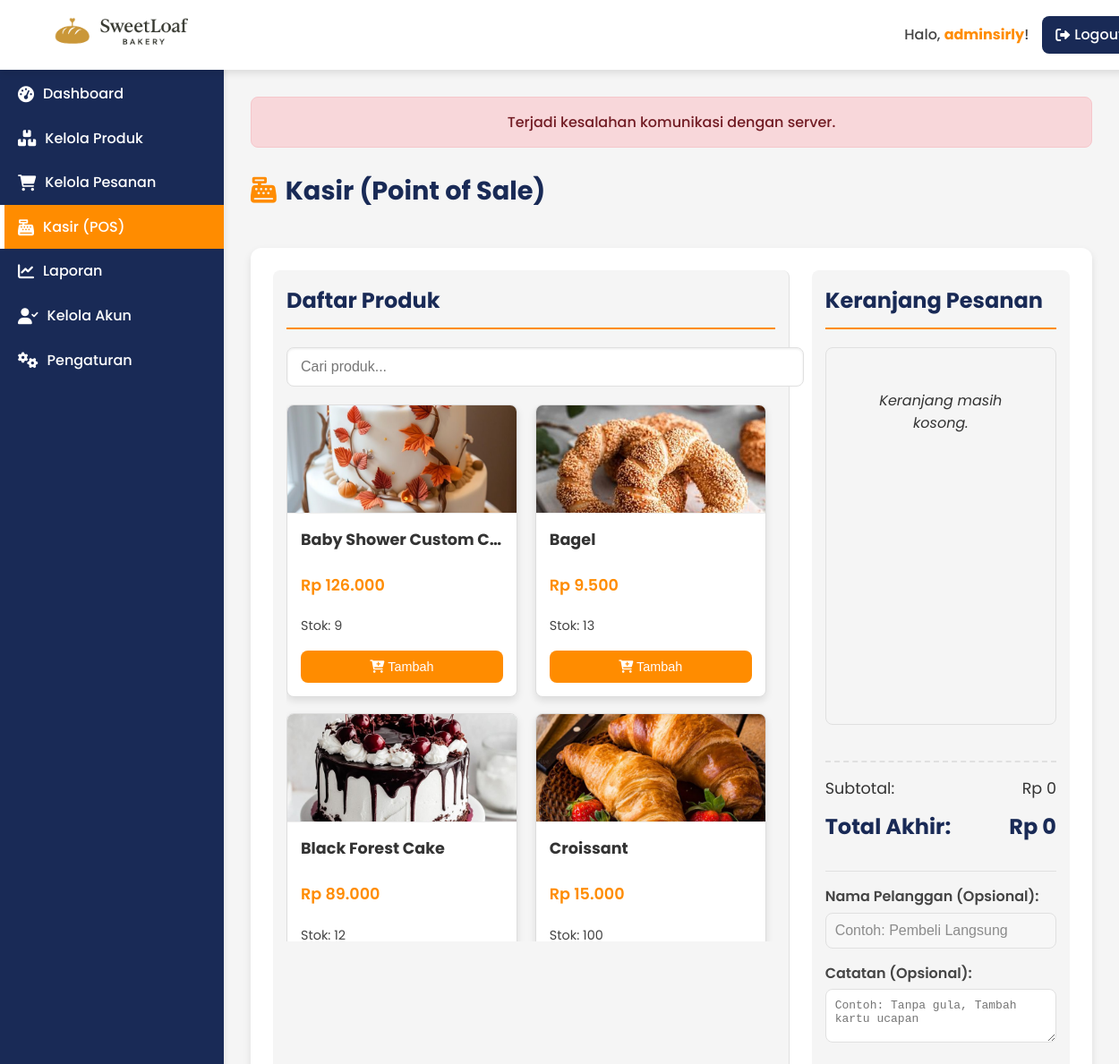
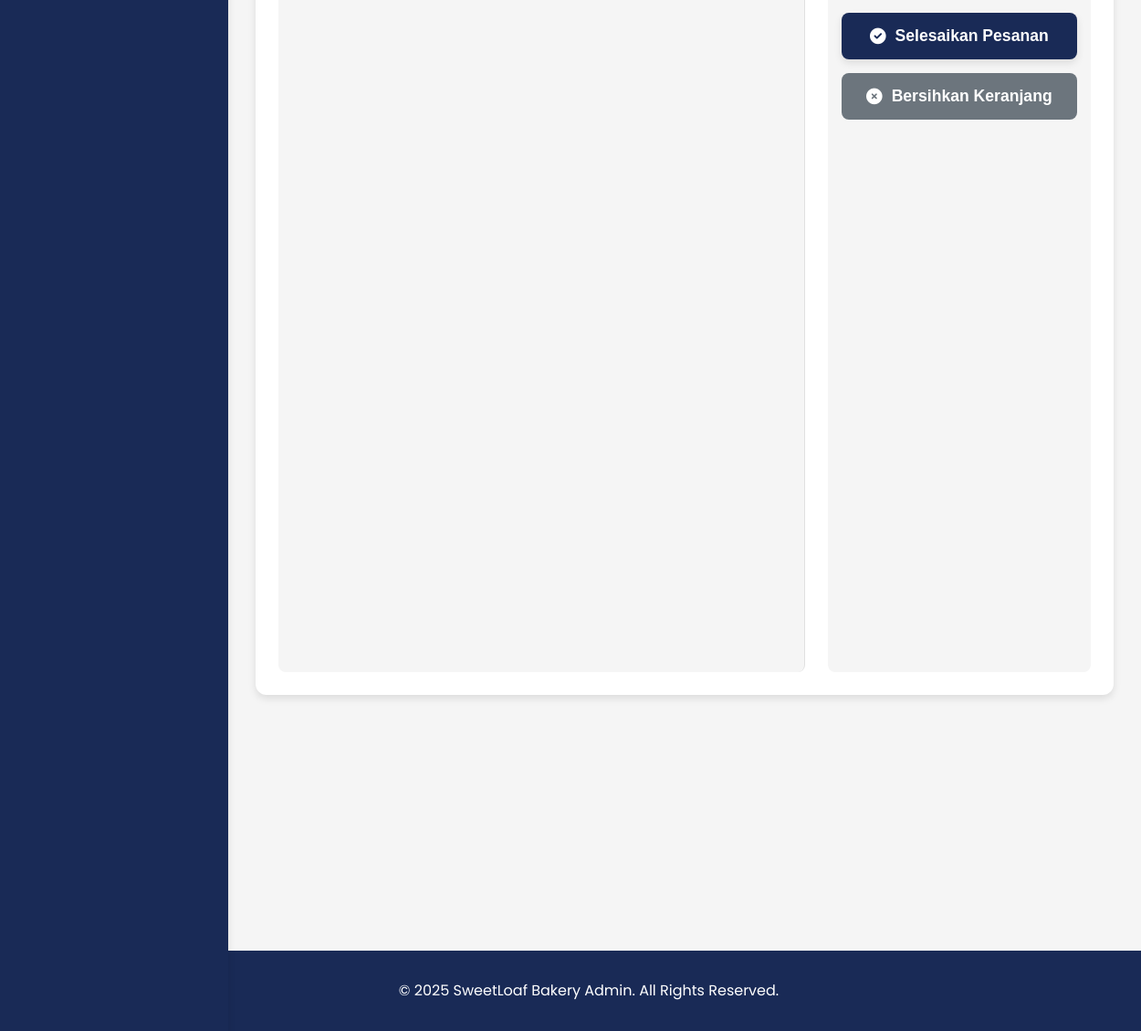
/admin/cashier.php (signed in), run on the app's committed database (2 pictures, top to bottom).
### tables this page shows
CREATE TABLE `products` (
  `id` int NOT NULL,
  `foto` varchar(255) NOT NULL,
  `nama` varchar(255) NOT NULL,
  `deskripsi` text,
  `harga` int NOT NULL,
  `stok` int NOT NULL,
  `created_at` timestamp NOT NULL DEFAULT CURRENT_TIMESTAMP,
  `updated_at` timestamp NOT NULL DEFAULT CURRENT_TIMESTAMP ON UPDATE CURRENT_TIMESTAMP
);

### admin/cashier.php (the view, shortened to what this page needs)
<?php
require_once '../db_connect.php';
$products = [];
try {
    $sql = "SELECT id, foto, nama, harga, stok FROM products WHERE stok > 0 ORDER BY nama ASC";
    $stmt = $conn->prepare($sql);
    $stmt->execute();
    $result = $stmt->get_result();
    if ($result->num_rows > 0) {
        while ($row = $result->fetch_assoc()) {
            $products[] = $row;
        }
    }
} catch (mysqli_sql_exception $e) {
    $message = "Error saat mengambil data produk: " . $e->getMessage();
    $message_type = "danger";
}
?>
<!DOCTYPE html>
<html lang="id">
<head>
    <link rel="stylesheet" href="assets/styles/admin_style.css">
    <link rel="stylesheet" href="https://cdnjs.cloudflare.com/ajax/libs/font-awesome/6.0.0-beta3/css/all.min.css">
</head>
<body>
    <div class="wrapper">
        <?php include_once 'includes/admin_header.php'; ?>
        <?php include_once 'includes/admin_sidebar.php'; ?>
        <main class="admin-main-content">
            <div class="admin-content-header">
                <h1><i class="fas fa-cash-register"></i> Kasir (Point of Sale)</h1>
            </div>
            <div class="cashier-container">
                <div class="product-list-section">
                    <h2>Daftar Produk</h2>
                    <div class="search-bar">
                        <input type="text" id="productSearch" placeholder="Cari produk...">
                    </div>
                    <div class="product-grid">
                        <?php if (!empty($products)): ?>
                            <?php foreach ($products as $product): ?>
                                <div class="product-card" data-id="<?php echo htmlspecialchars($product['id']); ?>" data-nama="<?php echo htmlspecialchars($product['nama']); ?>" data-harga="<?php echo htmlspecialchars($product['harga']); ?>" data-stok="<?php echo htmlspecialchars($product['stok']); ?>">
                                    <?php if (!empty($product['foto']) && file_exists('assets/uploads/products/' . $product['foto'])): ?>
                                        <img src="assets/uploads/products/<?php echo htmlspecialchars($product['foto']); ?>" alt="<?php echo htmlspecialchars($product['nama']); ?>">
                                    <?php else: ?>
                                        <img src="../assets/placeholder.png" alt="No Image">
                                    <?php endif; ?>
                                    <div class="product-info">
                                        <h3 class="product-name"><?php echo htmlspecialchars($product['nama']); ?></h3>
                                        <p class="product-price">Rp <?php echo number_format($product['harga'], 0, ',', '.'); ?></p>
                                        <p class="product-stock">Stok: <?php echo htmlspecialchars($product['stok']); ?></p>
                                        <?php if ($product['stok'] > 0): ?>
                                            <button class="btn-add-to-cart" data-id="<?php echo htmlspecialchars($product['id']); ?>">
                                                <i class="fas fa-cart-plus"></i> Tambah
                                            </button>
                                        <?php else: ?>
                                            <button class="btn-add-to-cart disabled" disabled>
                                                Stok Habis
                                            </button>
                                        <?php endif; ?>
                                    </div>
                                </div>
                            <?php endforeach; ?>
                        <?php else: ?>
                            <p class="no-products-message">Tidak ada produk tersedia.</p>
                        <?php endif; ?>
                    </div>
                </div>
                <div class="order-summary-section">
                    <h2>Keranjang Pesanan</h2>
                    <div class="cart-items" id="cartItems">
                    </div>
                    <div class="order-totals">
                        <div class="total-row">
                            <span>Subtotal:</span>
                            <span id="subtotalAmount">Rp 0</span>
                        </div>
                        <div class="total-row grand-total">
                            <span>Total Akhir:</span>
                            <span id="grandTotalAmount">Rp 0</span>
                        </div>
                    </div>
                    <div class="customer-details">
                        <div class="form-group">
                            <label for="customerName">Nama Pelanggan (Opsional):</label>
                            <input type="text" id="customerName" placeholder="Contoh: Pembeli Langsung">
                        </div>
                        <div class="form-group">
                            <label for="orderNotes">Catatan (Opsional):</label>
                            <textarea id="orderNotes" rows="2" placeholder="Contoh: Tanpa gula, Tambah kartu ucapan"></textarea>
                        </div>
                    </div>
                    <button class="btn-primary btn-finalize-order" id="finalizeOrderBtn">
                        <i class="fas fa-check-circle"></i> Selesaikan Pesanan
                    </button>
                    <button class="btn-danger btn-clear-cart" id="clearCartBtn">
                        <i class="fas fa-times-circle"></i> Bersihkan Keranjang
                    </button>
                </div>
            </div>
        </main>
        <?php include_once 'includes/admin_footer.php'; ?>
    </div>
</body>
</html>

### admin/includes/admin_header.php (shortened to what this page needs)
<?php
$current_admin_username = $_SESSION['admin_username'] ?? 'Admin';
?>
<header class="admin-header">
    <div class="admin-header-left">
        <div class="logo">
            <img src="../assets/logo-home.png" alt="SweetLoaf Admin Logo">
        </div>
    </div>
    <div class="admin-header-right">
        <span class="welcome-message">Halo, <strong><?php echo htmlspecialchars($current_admin_username); ?></strong>!</span>
        <a href="../logout.php" class="btn-logout">
            <i class="fas fa-sign-out-alt"></i> Logout
        </a>
    </div>
</header>

### admin/includes/admin_sidebar.php
<aside class="admin-sidebar" id="adminSidebar">
    <nav class="admin-nav">
        <ul>
            <li>
                <a href="dashboard.php" class="<?php echo (basename($_SERVER['PHP_SELF']) == 'dashboard.php') ? 'active' : ''; ?>">
                    <i class="fas fa-tachometer-alt"></i> Dashboard
                </a>
            </li>
            <li>
                <a href="manage_products.php" class="<?php echo (basename($_SERVER['PHP_SELF']) == 'manage_products.php') ? 'active' : ''; ?>">
                    <i class="fas fa-boxes"></i> Kelola Produk
                </a>
            </li>
            <li>
                <a href="manage_orders.php" class="<?php echo (basename($_SERVER['PHP_SELF']) == 'manage_orders.php') ? 'active' : ''; ?>">
                    <i class="fas fa-shopping-cart"></i> Kelola Pesanan
                </a>
            </li>
            <li>
                <a href="cashier.php" class="<?php echo (basename($_SERVER['PHP_SELF']) == 'cashier.php') ? 'active' : ''; ?>">
                    <i class="fas fa-cash-register"></i> Kasir (POS)
                </a>
            </li>
            <li>
                <a href="reports.php" class="<?php echo (basename($_SERVER['PHP_SELF']) == 'reports.php') ? 'active' : ''; ?>">
                    <i class="fas fa-chart-line"></i> Laporan
                </a>
            </li>
            <li>
                <a href="manage_users.php" class="<?php echo (basename($_SERVER['PHP_SELF']) == 'manage_users.php') ? 'active' : ''; ?>">
                    <i class="fas fa-user-check"></i> Kelola Akun
                </a>
            </li>
            <li>
                <a href="settings.php" class="<?php echo (basename($_SERVER['PHP_SELF']) == 'settings.php') ? 'active' : ''; ?>">
                    <i class="fas fa-cogs"></i> Pengaturan
                </a>
            </li>
        </ul>
    </nav>
</aside>

### admin/includes/admin_footer.php (shortened to what this page needs)
<footer class="admin-footer">
    <p>&copy; <?php echo date("Y"); ?> SweetLoaf Bakery Admin. All Rights Reserved.</p>
</footer>

### data on the page
products: foto (picture), nama "Baby Shower Custom C…", harga "126.000", stok "9"
products: foto (picture), nama "Bagel", harga "9.500", stok "13"
products: foto (picture), nama "Black Forest Cake", harga "89.000", stok "12"
products: foto (picture), nama "Croissant", harga "15.000", stok "100"

### other printed values
$current_admin_username "adminsirly"
